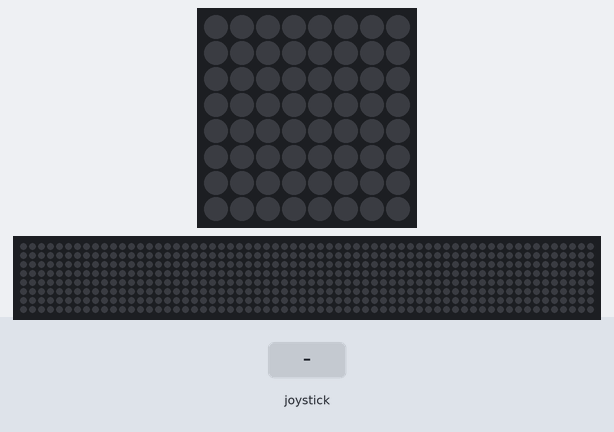
Recording of a program running on a simulated Raspberry Pi (BCM pin numbers) with a Sense HAT. Parts: the Sense HAT's 8×8 RGB LED matrix, a strip that is not on the board, showing the scrolling text unrolled. The test bench sets the inputs (shaded band). The 64×8 strip is a reading aid, not a part: it shows the text the matrix is scrolling, unrolled, one strip-width of it at a time.

Above: at 1.2 s.
1.3 s: joystick pushed up
At 1.45 s:
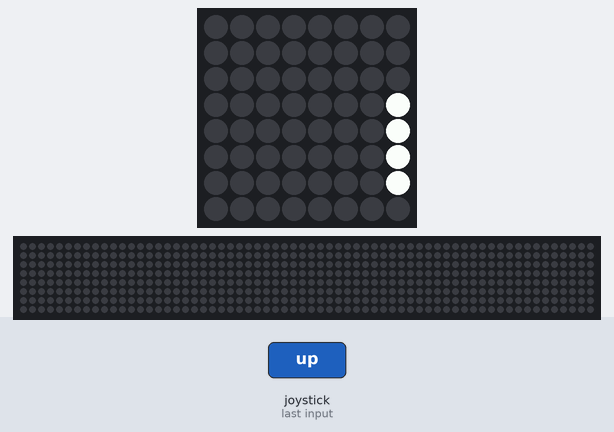
3.2 s: joystick pushed left
At 3.46 s:
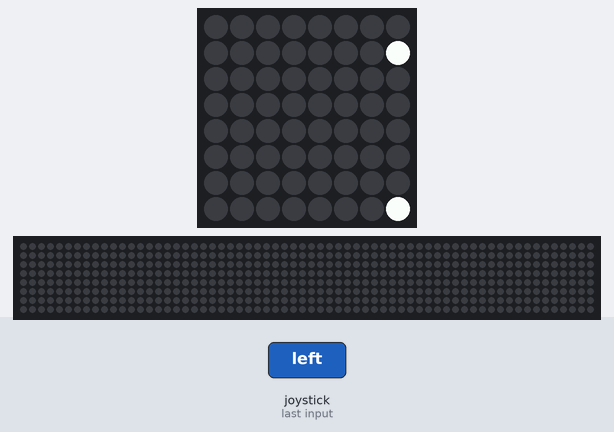
5.0 s: joystick pushed down
At 6.38 s:
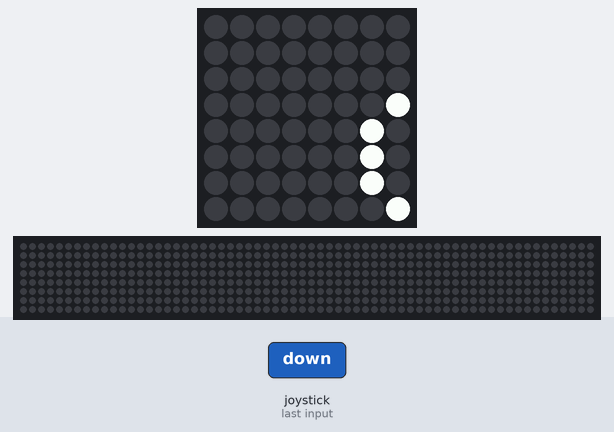
7.8 s: joystick pushed right
At 10.73 s:
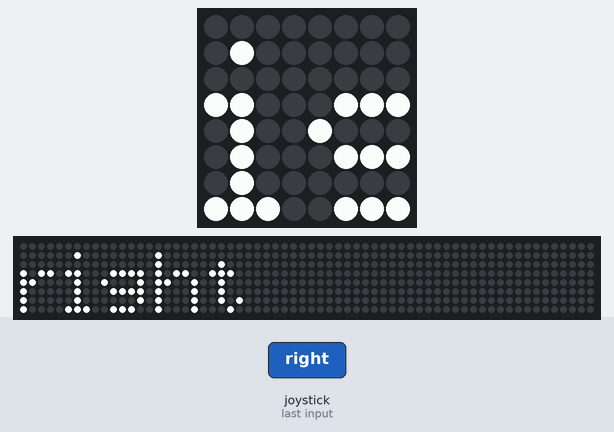
10.8 s: joystick clicked
At 13.03 s:
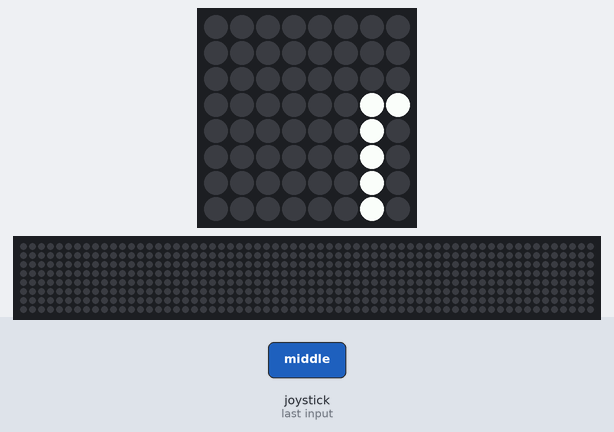
16.8 s: joystick pushed up
At 17.06 s:
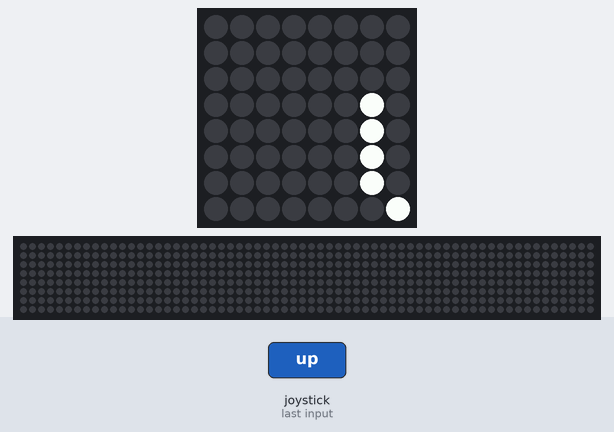

Measured:
- after the input at 1.3 s, the LEDs: change after 0.10 s (image 1)
- after the input at 3.2 s, the LEDs: first differ from a run without the input after 0.22 s (image 2)
- after the input at 5.0 s, the LEDs: first differ from a run without the input after 1.2 s (image 3 shows a later state)
- after the input at 7.8 s, the LEDs: first differ from a run without the input after 1.7 s (image 4 shows a later state)
- after the input at 10.8 s, the LEDs: first differ from a run without the input after 2.1 s (image 5 shows a later state)
- after the input at 16.8 s, the LEDs: first differ from a run without the input after 0.11 s (image 6 shows a later state)

The program:

s11_joystick.py
```python
# s11 · 조이스틱 — 누르면 반응
from sense_hat import SenseHat   # SenseHAT 도구 상자 가져오기
sense = SenseHat()               # 내 SenseHAT을 sense라고 부르기
sense.set_rotation(180)          # 화면 180도 돌리기 (케이스에 거꾸로 꽂힘)
sense.clear()                    # 화면 지우기 (켜진 LED 끄기)

while True:
    e = sense.stick.wait_for_event()      # 조이스틱을 움직일 때까지 기다리기
    if e.action == "pressed":             # 눌렀을 때만 (뗄 때는 무시)
        sense.show_message(e.direction)   # 누른 방향(up/down/left/right) 보여 주기
```
